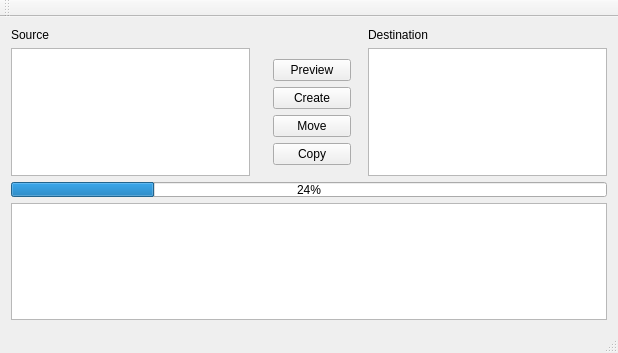
<?xml version="1.0" encoding="UTF-8"?>
<ui version="4.0">
 <class>MainWindow</class>
 <widget class="QMainWindow" name="MainWindow">
  <property name="geometry">
   <rect>
    <x>0</x>
    <y>0</y>
    <width>618</width>
    <height>353</height>
   </rect>
  </property>
  <property name="windowTitle">
   <string>MainWindow</string>
  </property>
  <widget class="QWidget" name="centralWidget">
   <layout class="QGridLayout" name="gridLayout">
    <item row="3" column="0" colspan="4">
     <widget class="QTableWidget" name="tableWidget"/>
    </item>
    <item row="2" column="0" colspan="4">
     <widget class="QProgressBar" name="progressBarFileOpreation">
      <property name="maximumSize">
       <size>
        <width>16777215</width>
        <height>15</height>
       </size>
      </property>
      <property name="value">
       <number>24</number>
      </property>
     </widget>
    </item>
    <item row="1" column="0">
     <widget class="QListWidget" name="listWidgetSource"/>
    </item>
    <item row="1" column="3">
     <widget class="QListWidget" name="listWidgetTarget"/>
    </item>
    <item row="1" column="2">
     <widget class="QWidget" name="widget" native="true">
      <property name="minimumSize">
       <size>
        <width>100</width>
        <height>0</height>
       </size>
      </property>
      <layout class="QVBoxLayout" name="verticalLayout_2">
       <item>
        <widget class="QPushButton" name="pushButtonPreview">
         <property name="toolTip">
          <string>Simulates creation of folders</string>
         </property>
         <property name="text">
          <string>Preview</string>
         </property>
        </widget>
       </item>
       <item>
        <widget class="QPushButton" name="pushButtonCreate">
         <property name="toolTip">
          <string>creates folders but doesn't copy or move any file</string>
         </property>
         <property name="text">
          <string>Create</string>
         </property>
        </widget>
       </item>
       <item>
        <widget class="QPushButton" name="pushButtonMove">
         <property name="toolTip">
          <string>moves files into previously generated folders</string>
         </property>
         <property name="text">
          <string>Move</string>
         </property>
        </widget>
       </item>
       <item>
        <widget class="QPushButton" name="pushButtonCopy">
         <property name="toolTip">
          <string>copies files into previously generated folders</string>
         </property>
         <property name="text">
          <string>Copy</string>
         </property>
        </widget>
       </item>
       <item>
        <spacer name="verticalSpacer">
         <property name="orientation">
          <enum>Qt::Vertical</enum>
         </property>
         <property name="sizeHint" stdset="0">
          <size>
           <width>20</width>
           <height>40</height>
          </size>
         </property>
        </spacer>
       </item>
      </layout>
     </widget>
    </item>
    <item row="0" column="0">
     <widget class="QLabel" name="label">
      <property name="text">
       <string>Source</string>
      </property>
     </widget>
    </item>
    <item row="0" column="3">
     <widget class="QLabel" name="label_2">
      <property name="text">
       <string>Destination</string>
      </property>
     </widget>
    </item>
   </layout>
  </widget>
  <widget class="QMenuBar" name="menuBar">
   <property name="geometry">
    <rect>
     <x>0</x>
     <y>0</y>
     <width>618</width>
     <height>21</height>
    </rect>
   </property>
  </widget>
  <widget class="QToolBar" name="mainToolBar">
   <attribute name="toolBarArea">
    <enum>TopToolBarArea</enum>
   </attribute>
   <attribute name="toolBarBreak">
    <bool>false</bool>
   </attribute>
  </widget>
  <widget class="QStatusBar" name="statusBar"/>
 </widget>
 <layoutdefault spacing="6" margin="11"/>
 <resources/>
 <connections/>
</ui>
